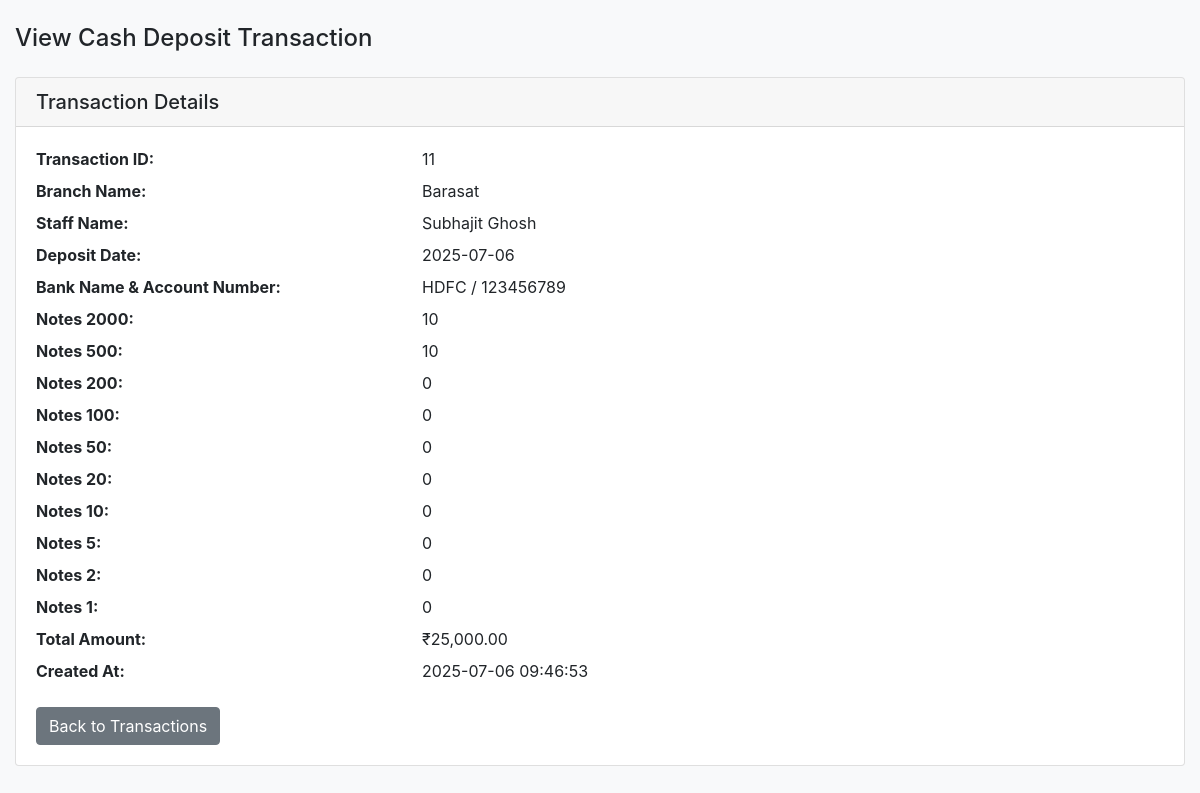
The page /branch/cash_deposit/view.php?id=11 (signed in) on the database its author committed.
### tables this page shows
CREATE TABLE `cash_deposits` (
  `id` int(11) NOT NULL,
  `branch_id` int(11) DEFAULT NULL,
  `staff_id` int(11) DEFAULT NULL,
  `bank_account_id` int(11) DEFAULT NULL,
  `deposit_date` date DEFAULT NULL,
  `notes_2000` int(11) DEFAULT 0,
  `notes_500` int(11) DEFAULT 0,
  `notes_200` int(11) DEFAULT 0,
  `notes_100` int(11) DEFAULT 0,
  `notes_50` int(11) DEFAULT 0,
  `notes_20` int(11) DEFAULT 0,
  `notes_10` int(11) DEFAULT 0,
  `notes_5` int(11) DEFAULT 0,
  `notes_2` int(11) DEFAULT 0,
  `notes_1` int(11) DEFAULT 0,
  `total_amount` decimal(10,2) DEFAULT 0.00,
  `created_at` timestamp NOT NULL DEFAULT current_timestamp()
);

CREATE TABLE `branches` (
  `id` int(11) NOT NULL,
  `branch_code` varchar(10) NOT NULL,
  `branch_name` varchar(100) NOT NULL,
  `branch_type` enum('main','sub','satellite') DEFAULT 'sub',
  `opening_date` date NOT NULL,
  `address1` varchar(255) NOT NULL,
  `address2` varchar(255) DEFAULT NULL,
  `city` varchar(100) NOT NULL,
  `postal_code` varchar(10) NOT NULL,
  `contact_number` varchar(15) NOT NULL,
  `email` varchar(100) NOT NULL,
  `manager_name` varchar(100) DEFAULT NULL,
  `working_hours` varchar(100) DEFAULT NULL,
  `notes` text DEFAULT NULL,
  `status` enum('active','inactive') DEFAULT 'active',
  `created_by` int(11) DEFAULT NULL,
  `created_at` timestamp NOT NULL DEFAULT current_timestamp(),
  `updated_by` int(11) DEFAULT NULL,
  `updated_at` timestamp NOT NULL DEFAULT current_timestamp() ON UPDATE current_timestamp()
);

CREATE TABLE `staff` (
  `id` int(11) NOT NULL,
  `staff_id` varchar(20) NOT NULL,
  `branch_id` int(11) NOT NULL,
  `full_name` varchar(100) NOT NULL,
  `email` varchar(100) NOT NULL,
  `mobile` varchar(15) NOT NULL,
  `username` varchar(50) NOT NULL,
  `password` varchar(255) NOT NULL,
  `role` enum('manager','supervisor','staff') NOT NULL,
  `department` varchar(50) DEFAULT NULL,
  `dob` date NOT NULL,
  `gender` enum('male','female','other') NOT NULL,
  `joining_date` date NOT NULL,
  `address` text DEFAULT NULL,
  `profile_photo` varchar(255) DEFAULT NULL,
  `status` enum('active','inactive') DEFAULT 'active',
  `created_by` int(11) DEFAULT NULL,
  `created_at` timestamp NOT NULL DEFAULT current_timestamp(),
  `updated_by` int(11) DEFAULT NULL,
  `updated_at` timestamp NOT NULL DEFAULT current_timestamp() ON UPDATE current_timestamp()
);

CREATE TABLE `bank_accounts` (
  `id` int(11) NOT NULL,
  `branch_id` int(11) DEFAULT NULL,
  `bank_name` varchar(100) NOT NULL,
  `account_number` varchar(50) NOT NULL,
  `opening_balance` decimal(10,2) DEFAULT 0.00,
  `current_balance` decimal(10,2) DEFAULT 0.00,
  `created_at` timestamp NOT NULL DEFAULT current_timestamp()
);

### branch/cash_deposit/view.php (the view, shortened to what this page needs)
<?php
$transaction_id = intval($_GET['id']);
$db = new Database();
$conn = $db->getConnection();
$branch_id = $_SESSION['branch_user']['branch_id'];
$stmt = $conn->prepare("
    SELECT cd.*,
           b.branch_name,
           s.full_name AS staff_name,
           ba.bank_name,
           ba.account_number
      FROM cash_deposits cd
 LEFT JOIN branches b ON cd.branch_id = b.id
 LEFT JOIN staff s ON cd.staff_id = s.id
 LEFT JOIN bank_accounts ba ON cd.bank_account_id = ba.id
     WHERE cd.id = ? AND cd.branch_id = ?
");
$stmt->execute([$transaction_id, $branch_id]);
$transaction = $stmt->fetch(PDO::FETCH_ASSOC);
$page_title = 'View Cash Deposit Transaction';
?>
<!DOCTYPE html>
<html lang="en">
<head>
    <link href="../../assets/css/bootstrap.min.css" rel="stylesheet">
</head>
<body class="bg-light">
    <div class="container-fluid py-4">
        <h4><?php echo $page_title; ?></h4>
        <div class="card mt-4">
            <div class="card-header">
                <h5 class="card-title mb-0">Transaction Details</h5>
            </div>
            <div class="card-body">
                <dl class="row">
                    <dt class="col-sm-4">Transaction ID:</dt>
                    <dd class="col-sm-8"><?php echo htmlspecialchars($transaction['id']); ?></dd>
                    <dt class="col-sm-4">Branch Name:</dt>
                    <dd class="col-sm-8"><?php echo htmlspecialchars($transaction['branch_name']); ?></dd>
                    <dt class="col-sm-4">Staff Name:</dt>
                    <dd class="col-sm-8"><?php echo htmlspecialchars($transaction['staff_name']); ?></dd>
                    <dt class="col-sm-4">Deposit Date:</dt>
                    <dd class="col-sm-8"><?php echo htmlspecialchars($transaction['deposit_date']); ?></dd>
                    <dt class="col-sm-4">Bank Name & Account Number:</dt>
                    <dd class="col-sm-8">
                        <?php
                        if ($transaction['bank_name'] && $transaction['account_number']) {
                            echo htmlspecialchars($transaction['bank_name'] . " / " . $transaction['account_number']);
                        } else {
                            echo "-";
                        }
                        ?>
                    </dd>
                    <?php
                    $notes = [2000, 500, 200, 100, 50, 20, 10, 5, 2, 1];
                    foreach ($notes as $note): ?>
                        <dt class="col-sm-4">Notes <?php echo $note; ?>:</dt>
                        <dd class="col-sm-8"><?php echo htmlspecialchars($transaction['notes_' . $note]); ?></dd>
                    <?php endforeach; ?>
                    <dt class="col-sm-4">Total Amount:</dt>
                    <dd class="col-sm-8">₹<?php echo number_format($transaction['total_amount'], 2); ?></dd>
                    <dt class="col-sm-4">Created At:</dt>
                    <dd class="col-sm-8"><?php echo htmlspecialchars($transaction['created_at']); ?></dd>
                </dl>
                <a href="index.php" class="btn btn-secondary">Back to Transactions</a>
            </div>
        </div>
    </div>
</body>
</html>

### rows shown on the page
cash_deposits: id "11", branch.branch_name "Barasat", staff.full_name "Subhajit Ghosh", deposit_date "2025-07-06", bank_account.account_number "HDFC / 123456789", notes_2000 "10", notes_500 "10", notes_200 "0", notes_100 "0", notes_50 "0", notes_20 "0", notes_10 "0", notes_5 "0", notes_2 "0", notes_1 "0", total_amount "25,000.00", created_at "2025-07-06 09:46:53"

### other values the page prints
$page_title "View Cash Deposit Transaction"
$note "2000"
$note "500"
$note "200"
$note "100"
$note "50"
$note "20"
$note "10"
$note "5"
$note "2"
$note "1"
